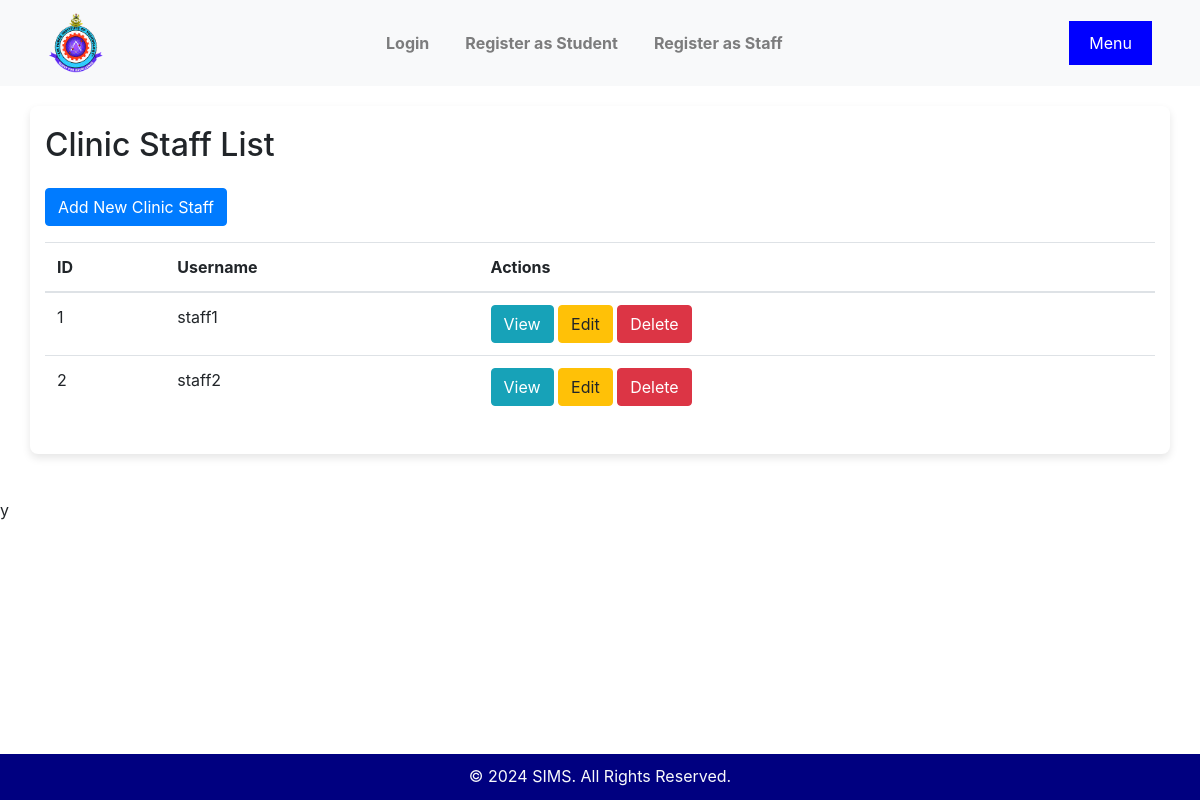
Page /clinicstaff/ on the committed database.
### ims/models.py (models this page shows, shortened)
class ClinicStaff(models.Model):
    user = models.OneToOneField(User, on_delete=models.CASCADE)

### users/models.py (models this page shows, shortened)
class CustomUser(AbstractUser):
    ROLE_CHOICES = [
        ('ADMIN', 'Admin'),
        ('STUDENT', 'Student'),
        ('LECTURER', 'Lecturer'),
        ('CLINIC_STAFF', 'Clinic Staff'),
    ]
    role = models.CharField(max_length=20, choices=ROLE_CHOICES)
    Approved = models.BooleanField(default=True)
    objects = CustomUserManager()

### ims/views.py (the view)
# urls.py: path('clinicstaff/', views.ClinicStaffListView.as_view(), name='clinicstaff_list'),
class ClinicStaffListView(ListView):
    model = ClinicStaff
    context_object_name = 'clinicstaffs'
    template_name = 'clinic_staff/clinicstaff_list.html'

### templates/clinic_staff/clinicstaff_list.html (shortened to what this page needs)
{% extends 'base.html' %}
{% block content %}
    <h2>Clinic Staff List</h2>
    <a href="{% url 'clinicstaff_create' %}" class="btn btn-primary my-3">Add New Clinic Staff</a>
    <table class="table">
        <thead>
            <tr>
                <th>ID</th>
                <th>Username</th>
                <th>Actions</th>
            </tr>
        </thead>
        <tbody>
            {% for staff in clinicstaffs %}
                <tr>
                    <td>{{ staff.id }}</td>
                    <td>{{ staff.user.username }}</td>
                    <td>
                        <a href="{% url 'clinicstaff_detail' staff.id %}" class="btn btn-info">View</a>
                        <a href="{% url 'clinicstaff_update' staff.id %}" class="btn btn-warning">Edit</a>
                        <a href="{% url 'clinicstaff_delete' staff.id %}" class="btn btn-danger">Delete</a>
                    </td>
                </tr>
            {% endfor %}
        </tbody>
    </table>
{% endblock %}

### ims/static/css/style.css (style rules this page uses)
body { font-family: 'Arial', sans-serif; margin: 0; padding: 0; background-color: #f5f5f5; color: #333; }

### rows in the picture
ClinicStaff: id "1", user.username "staff1"
ClinicStaff: id "2", user.username "staff2"
